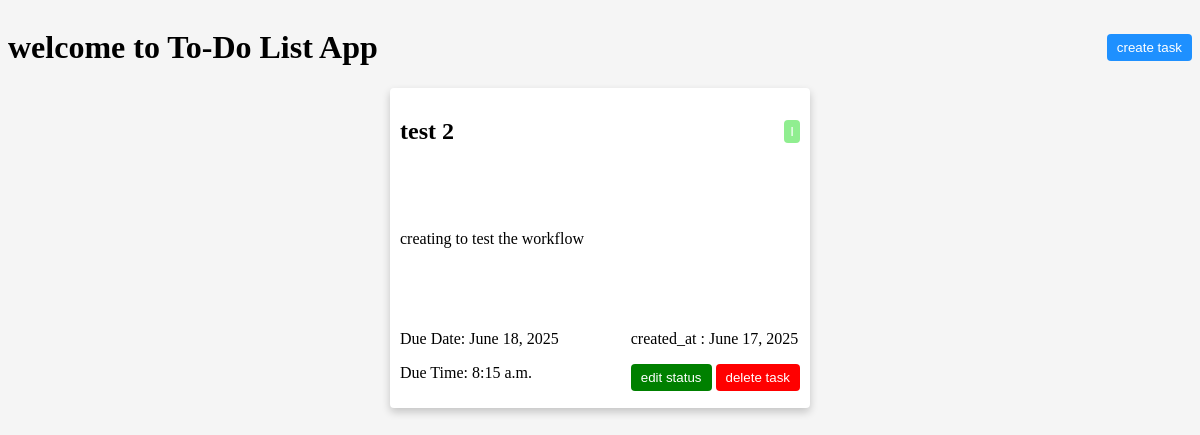
Before: / with the older database file.
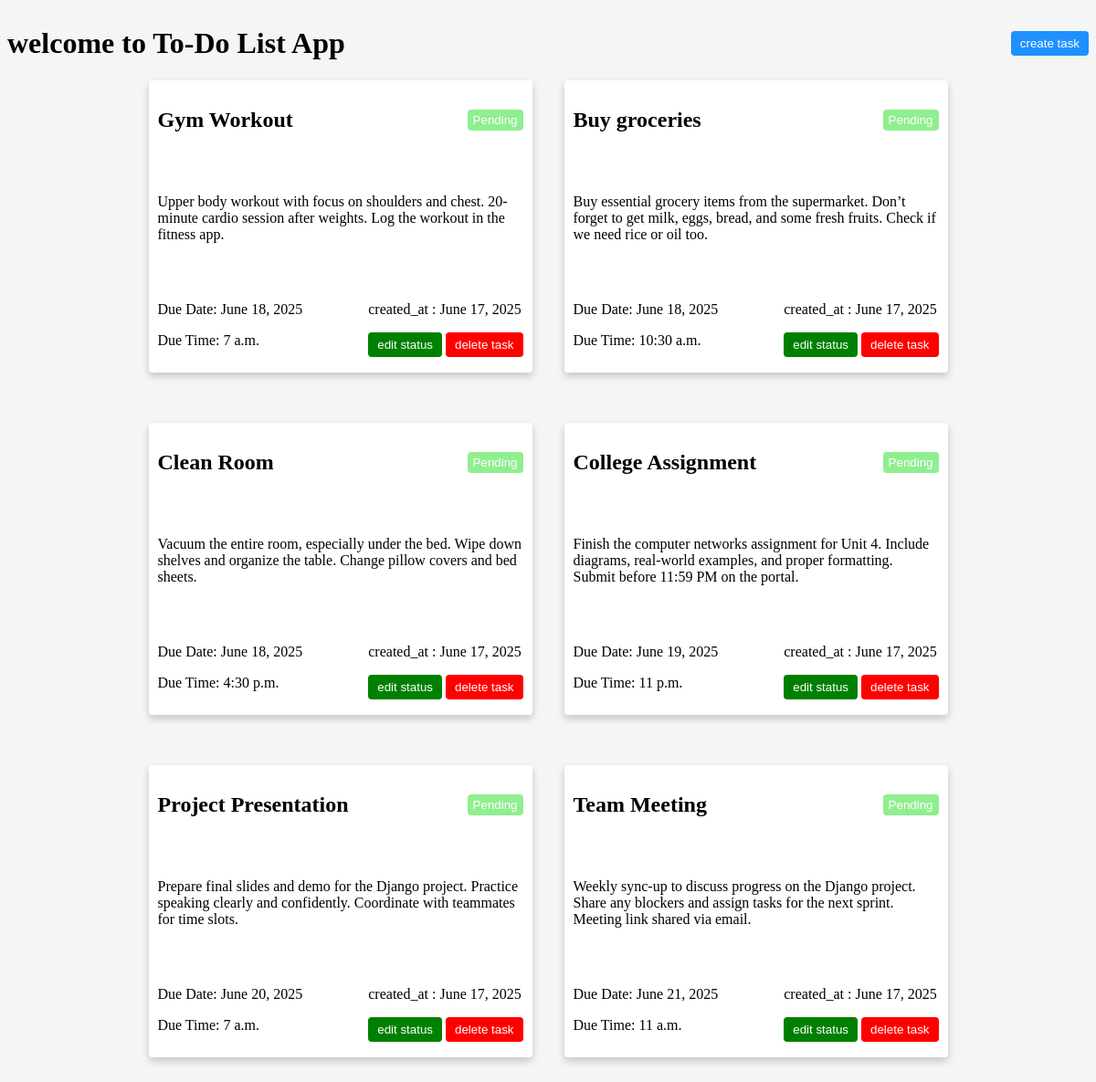
After: the same page with the newer database file.
### todoapp/models.py (models this page shows, shortened)
class task(models.Model):
    title=models.CharField(max_length =200)
    description=models.TextField()
    date =models.DateField()
    time =models.TimeField()
    STATUS_CHOICES = [
        ('Pending','Pending'),
        ('Completed','Completed'),
        ('In Progress','In Progress'),
    ]
    task_status = models.CharField(max_length=20,choices=STATUS_CHOICES,default='p')
    created_at = models.DateField(auto_now_add=True)
    priority = models.BooleanField()

### todoapp/views.py (the view)
# urls.py: path('', views.index,name="index"),
def index(request):
    obj = task.objects.all().order_by('date','time')
    return render(request , 'index.html' ,{'task':obj})

### todoapp/templates/index.html (shortened to what this page needs)
<!DOCTYPE html>
<html lang="en">
<head>
</head>
<body>
    <div style="display: flex;flex-direction: row;justify-content: space-between;align-items: center;">
        <h1>welcome to To-Do List App</h1>
        <button>
        <a href="{% url 'create' %}">create task</a>
    </button>
    </div>
    <div style="display: flex;flex-direction: row;gap: 35px; flex-wrap: wrap;justify-content: center;">
    {% for task in task %}
    <div class="card">
        <div class="card-header">
            <h2>{{task.title}}</h2>
            <div>
                <button id="status">{{task.task_status}}</button>
            </div>
        </div>
        <p>{{task.description}}</p>
        <div class="card-footer">
            <div>
                <p>Due Date: {{task.date}}</p>
            <p>Due Time: {{task.time}}</p>
            </div>
            <div>
            <p>created_at : {{task.created_at}}</p>
            <button style="background-color: green;">
            <a href="{% url  'update' task.id %} ">edit status</a>
        </button>
        <button style="background-color: red;">
            <a href="{% url  'delete' task.id %} ">delete task </a>
        </button>
        </div>
        </div>
    </div>
    {% endfor %}
</div>
</body>
</html>

### todoapp/templates/index.html (style rules this page uses)
body { background-color: whitesmoke; }
.card { width:400px; height:300px ; display:flex ; flex-direction:column; padding:10px; background-color:white; border-radius:4px; justify-content: space-between; margin-bottom:20px; box-shadow: 0 4px 8px rgba(0, 0, 0, 0.2); }
.card-header { display:flex ; flex-direction:row; justify-content:space-between; align-items: center; gap:4px; }
.card-footer { display:flex ; flex-direction:row; justify-content:space-between; gap:4px; }
#status { padding:4px 6px; background-color:lightgreen; color:white; border-radius:4px; }
button { padding:6px 10px; color:white; background-color:dodgerblue ; border:none; border-radius:4px; }
a { color:white; text-decoration:none; }

Changed rows visible on the page:
removed task: title "test 2", task_status "I", description "creating to test the workflow", date "June 18, 2025", time "8:15 a.m.", created_at "June 17, 2025"
added task: title "Gym Workout", task_status "Pending", description "Upper body workout with focus on shoulders and chest. 20-minute cardio session after weights. Log the workout in the fitness app.", date "June 18, 2025", time "7 a.m.", created_at "June 17, 2025"
added task: title "Buy groceries", task_status "Pending", description "Buy essential grocery items from the supermarket. Don’t forget to get milk, eggs, bread, and some fresh fruits. Check if we need rice or oil too.", date "June 18, 2025", time "10:30 a.m.", created_at "June 17, 2025"
added task: title "Clean Room", task_status "Pending", description "Vacuum the entire room, especially under the bed. Wipe down shelves and organize the table. Change pillow covers and bed sheets.", date "June 18, 2025", time "4:30 p.m.", created_at "June 17, 2025"
added task: title "College Assignment", task_status "Pending", description "Finish the computer networks assignment for Unit 4. Include diagrams, real-world examples, and proper formatting. Submit before 11:59 PM on the portal.", date "June 19, 2025", time "11 p.m.", created_at "June 17, 2025"
added task: title "Project Presentation", task_status "Pending", description "Prepare final slides and demo for the Django project. Practice speaking clearly and confidently. Coordinate with teammates for time slots.", date "June 20, 2025", time "7 a.m.", created_at "June 17, 2025"
added task: title "Team Meeting", task_status "Pending", description "Weekly sync-up to discuss progress on the Django project. Share any blockers and assign tasks for the next sprint. Meeting link shared via email.", date "June 21, 2025", time "11 a.m.", created_at "June 17, 2025"
